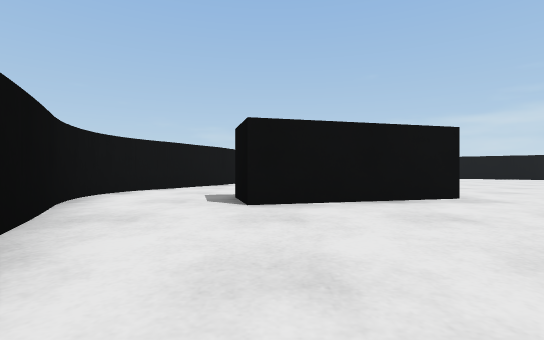
view 1 (above)

13 first-person views from a walk through a Webots world. The camera is 0.04 m above the floor, looks level and sees 85° across. The floor is counted in squares, 0.1 m on a side. Each view is taken from the middle of a square. On the plan, view 1 faces up. The plan holds only what a view shows up to about 9 squares ahead; the rest is blank. Simple shapes and patterns stand in for the simulator's stock objects.

view 2
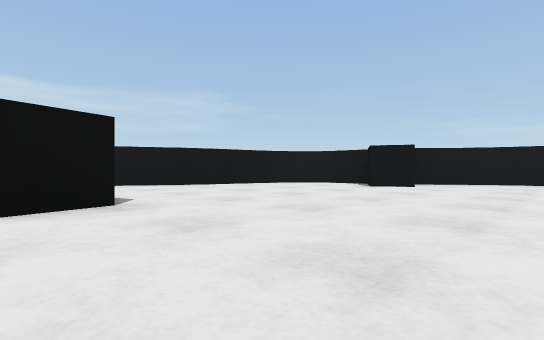

view 3
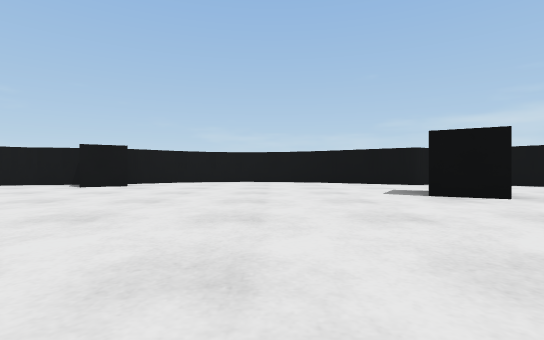

view 4
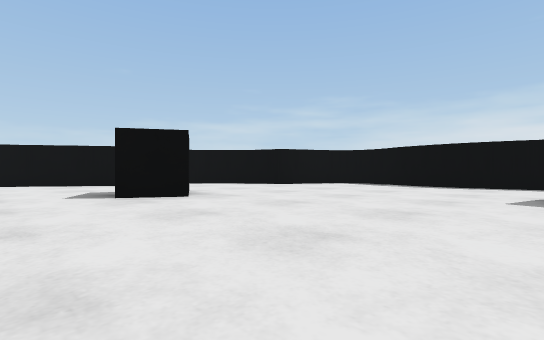

view 5
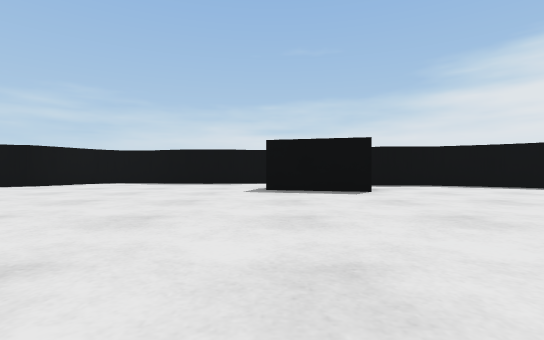

view 6
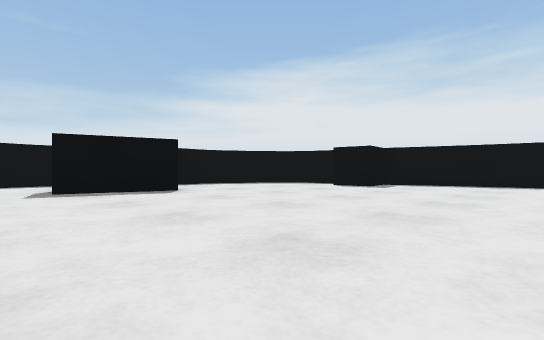

view 7
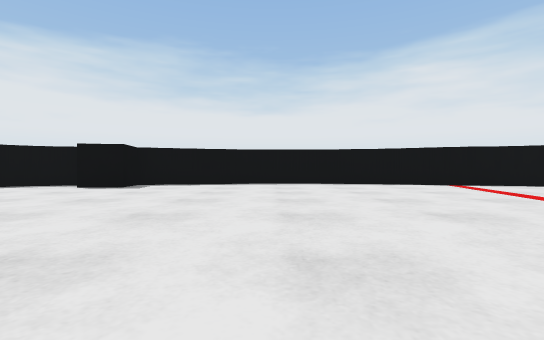

view 8
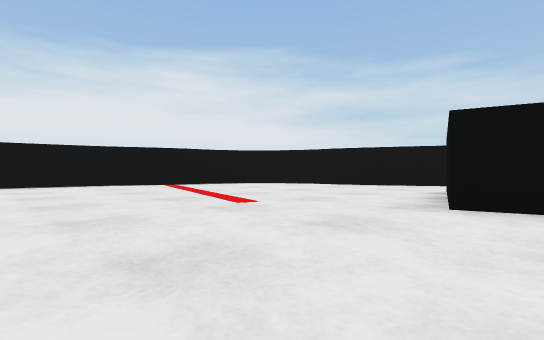

view 9
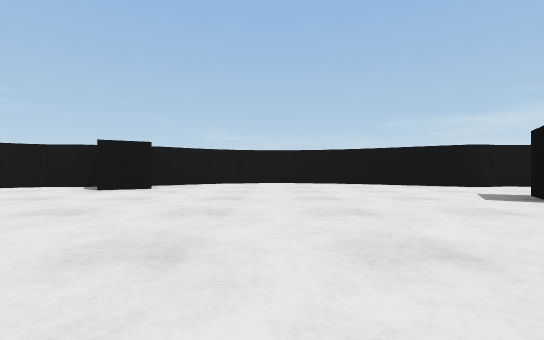

view 10
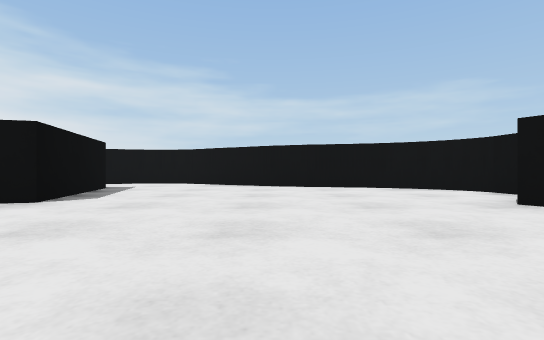

view 11
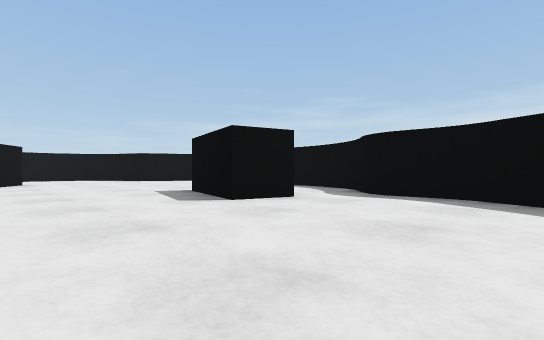

view 12
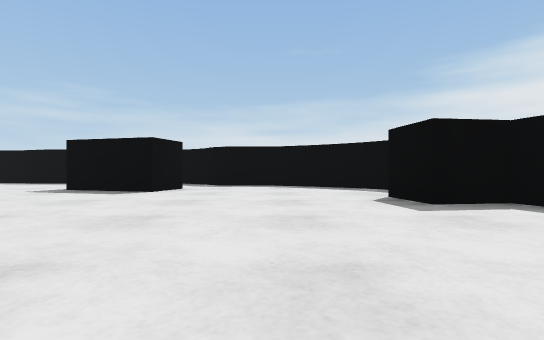

view 13
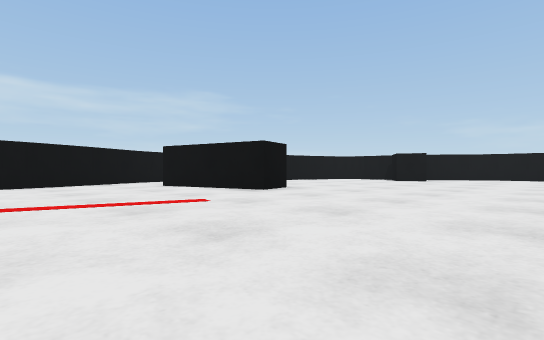

### Floor plan
Points are (right, up) in squares from view 1. A wall is a line through its corners. A room is listed if a view was taken in it or the views show most of it. See-through windows are left out.
Room 1 (views 1, 2, 3, 4, 5, 6, 7, 8, 9, 10, 11, 12, 13)
walls: (8.7, 13.4) (8, 13.7); (9.5, -3.2) (10.5, -2.9); (8.3, 13.6) (7.3, 13.9); (7.1, -3.7) (7.7, -3.6); (15.7, 5.1) (15.7, 5.8); (15.1, 1.8) (15.4, 2.1); (7.7, -3.7) (10.7, -3); (15.7, 5.7) (15.7, 6.4); (1.7, 12) (0.5, 11.9) (-0.1, 11.4) (-0.4, 10.9); (3.6, -3.1) (4.3, -3.3); (15.7, 6.3) (15.8, 7.1); (12.2, 12.1) (11.6, 12.2) (10.8, 11.9) (8.5, 13.5); (13.9, 10.5) (13.6, 11.1); (6.2, -3.8) (7.4, -3.8); (4.1, 13.4) (3, 12.5); (-1.3, 8.2) (-2.6, 5.6); (7.4, 13.9) (6.8, 14); (15.4, 2) (15.7, 2.5) (15.9, 3.2); (-1, 9) (-1.4, 7.8); (4.5, 13.6) (4.1, 13.3); (4.1, -3.5) (6.5, -3.8); (13.4, 11.3) (13, 11.7); (2.3, -2.7) (3.8, -3.4); (15.9, 3.4) (16, 4.2) (15.7, 5.2); (3.3, -3.3) (3.9, -3.5); (12, -2.6) (12.8, -2.4) (13.2, -2.2); (15.9, 3.1) (16, 3.6); (5.6, 14) (4.8, 13.8); (4.9, 13.9) (4.4, 13.6); (15.9, 7.1) (16.1, 7.6); (-0.4, 10.5) (-0.7, 9.8); (-2.1, 6.7) (-2.5, 6); (-0.8, 10) (-1, 8.9); (-1.5, 1.1) (-1.2, 0.1); (-1.1, 0.3) (-1, -0.2); (1.5, -2.6) (2.5, -2.8); (15.4, 9.2) (14.4, 9.7); (14.1, -1.2) (14.6, 0) (14.6, 1); (13.7, -1.7) (14.2, -1); (13.3, -2.1) (13.8, -1.5); (-0.4, 11) (-0.7, 10.3); (13, -2.4) (13.5, -1.9); (-1.1, -0.1) (-0.9, -0.7); (0.9, -2.4) (1.4, -2.6); (-2.6, 3.9) (-1.2, 0.8); (15.8, 9) (14.2, 9.9) (13.8, 10.8) (13.3, 11.4); (-0.9, -0.6) (-0.7, -1.1); (0.5, -2.2) (1, -2.4); (-2.8, 5.2) (-2.8, 4.7); (-2.8, 4.6) (-2.7, 4.1); (-2.8, 4.2) (-2.6, 3.7)
objects: black box (0, 4) to (2, 5); black box (3, 11) to (3, 12); black box (10, 8) to (11, 9); black box (11, -2); black box (13, 2) to (14, 4)

Positions as (right, up) in squares from view 1, and headings:
1: (0, 0), facing up
2: (6, 4), facing up-left
3: (7, 4), facing up
4: (8, 4), facing up-right
5: (7, 4), facing right
6: (7, 5), facing down-right
7: (7, 5), facing down
8: (6, 5), facing down-left
9: (6, 5), facing up
10: (6, 8), facing left
11: (10, -1), facing up-right
12: (7, 0), facing right
13: (7, 0), facing up-left
